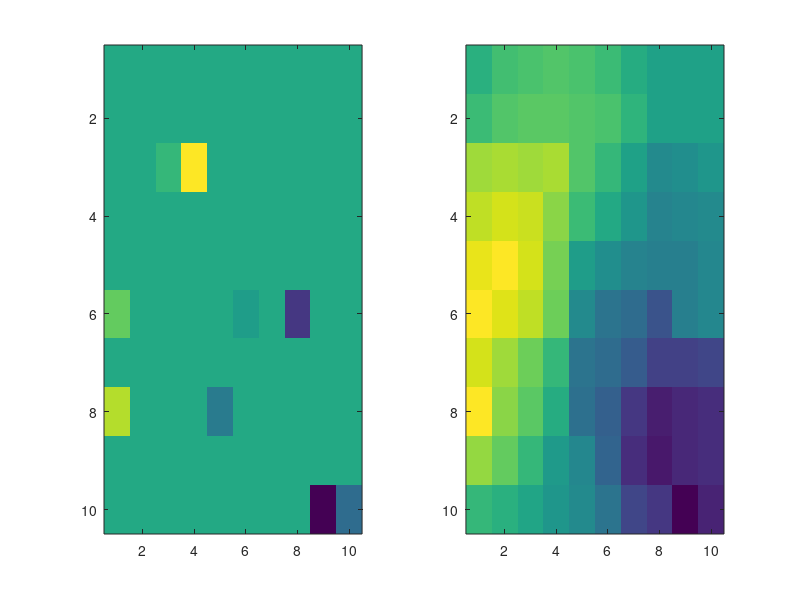

The MATLAB script that drew this image: (Note: this script raises an error after producing the figure.)
clear
% random matrix
H = zeros(10);
f_pos = randi([1 size(H,1).^2],10,1);
H(f_pos) = 2*rand(length(f_pos), 1)-1;

% pad multipliers
width = 4;
[x,y] = ndgrid(-2.1:(4.2/(2*width)):2.1);
D=2/4*real((4-x.^2-y.^2).^0.5);

% pad location
w_adj = 2*width+1;
pad_H = padarray(H,[w_adj w_adj],0);

s=size(pad_H);
N=length(s);
[c1{1:N}]=ndgrid(1:w_adj);
c2(1:N)={ceil(w_adj/2)};
offsets=sub2ind(s,c1{:}) - sub2ind(s,c2{:});

B = pad_H;

for i = 1:length(f_pos)
    
    pos(i) = f_pos(i) + w_adj*(size(H,1) + 2*w_adj) + 2*(ceil(f_pos(i)/size(H,1))-1)*w_adj + w_adj;
    
    B(pos(i) + offsets) =  B(pos(i) + offsets) + D*B(pos(i));
end

H2 = B(w_adj+1:end-w_adj,w_adj+1:end-w_adj);

subplot(1,2,1)
imagesc(H)
subplot(1,2,2)
imagesc(H2)


%% exxample cycle through inputs
input_matrix_2d = H;
f_pos_width = randi([1 4],size(f_pos));
for i = 1:length(f_pos)
    t = zeros(size(H));
    t(f_pos(i)) = H(f_pos(i));
    [t] = adjustInputShape(t,f_pos_width(i));
    input_matrix_2d = input_matrix_2d + t;
end

input_matrix_2d = (max(max(H))-min(min(H))).* input_matrix_2d./(max(max(input_matrix_2d))-min(min(input_matrix_2d)));

subplot(1,2,1)
imagesc(H)
colorbar
subplot(1,2,2)
imagesc(input_matrix_2d)
colorbar